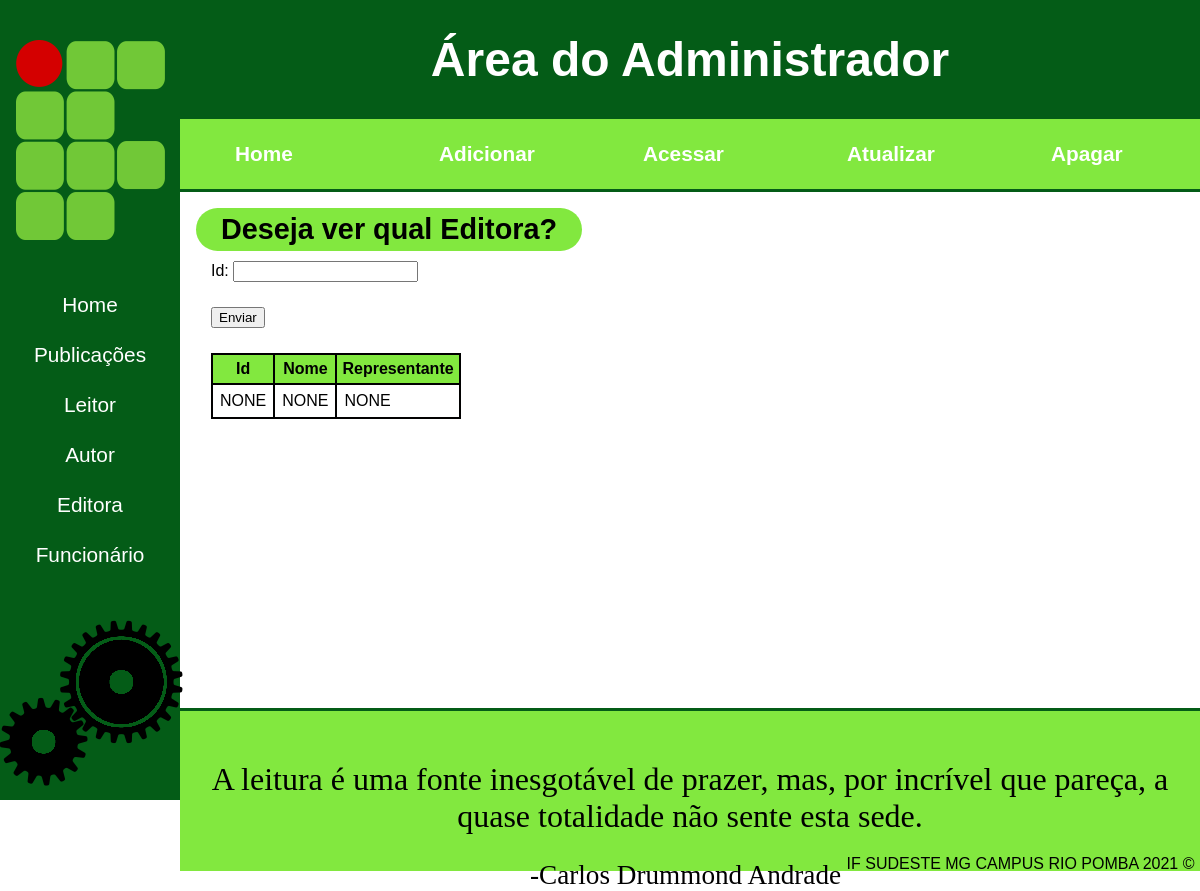
/admin/editora/acessar.php (signed in), run on an earlier commit of the app's database.
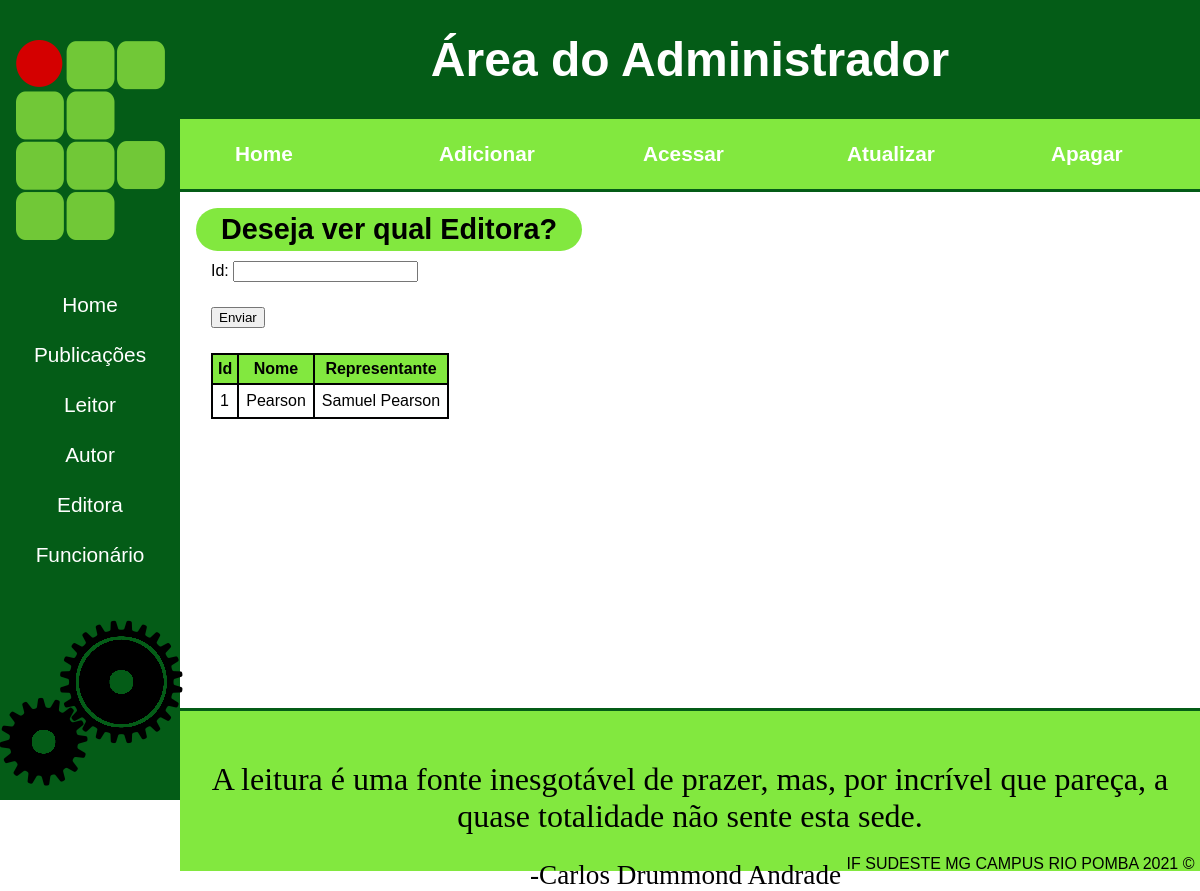
And on a later commit of the database.
### tables this page shows
CREATE TABLE `editora` (
  `id_editora` int NOT NULL,
  `nome` varchar(45) NOT NULL,
  `representante` varchar(45) NOT NULL
);

### admin/editora/acessar.php (the view, shortened to what this page needs)
<?php
    include '../security.php';
?>
<!DOCTYPE html>
<html lang="pt-br">
<head>
    <link rel="stylesheet" href="../assets/style/head-nav-foot.css">
    <link rel="stylesheet" href="../assets/style/default.css">
</head>
<body>
    <section >
        <h1>Deseja ver qual Editora?</h1>
        <form action="acessar.php">
            <div class="campo">
                Id:
                <input type="number" name="id">
            </div>
            <div class="campo">
                <input type="submit" value="Enviar">
            </div>
        </form>
        <table>
            <thead>
                <th>
                    Id
                </th>
                <th>
                    Nome
                </th>
                <th>
                    Representante
                </th>
            </thead>
        <?php
            if(isset($_GET['id'])){
                $id=$_GET['id'];
            }else{
                $id = 1;
            }
            $query="SELECT * from `editora` WHERE `id_editora`='$id'";
            $result = $MySQLi->query($query) or die ("ERRO");
            $result = $result->fetch_assoc();
            if(gettype($result) != 'boolean' && gettype($result) != 'NULL'){
                $id = $result['id_editora'];
                $pseu = $result['nome'];
                $nome = $result['representante'];
            }else{
                $id = 'NONE';
                $pseu = 'NONE';
                $nome = 'NONE';
            }
            echo "
            <tbody>
                <tr>
                    <td>
                        $id
                    </td>
                    <td>
                        $pseu
                    </td>
                    <td>
                        $nome
                    </td>
                </tr>
            </tbody>
            ";
        ?>
        </table>
    </section>
</body>
</html>

What changed in the data, as far as the page shows it:
added editora: id_editora "1", nome "Pearson", representante "Samuel Pearson"
Also different on the page:
$id: "NONE" → (not shown)
$pseu: "NONE" → (not shown)
$nome: "NONE" → (not shown)
